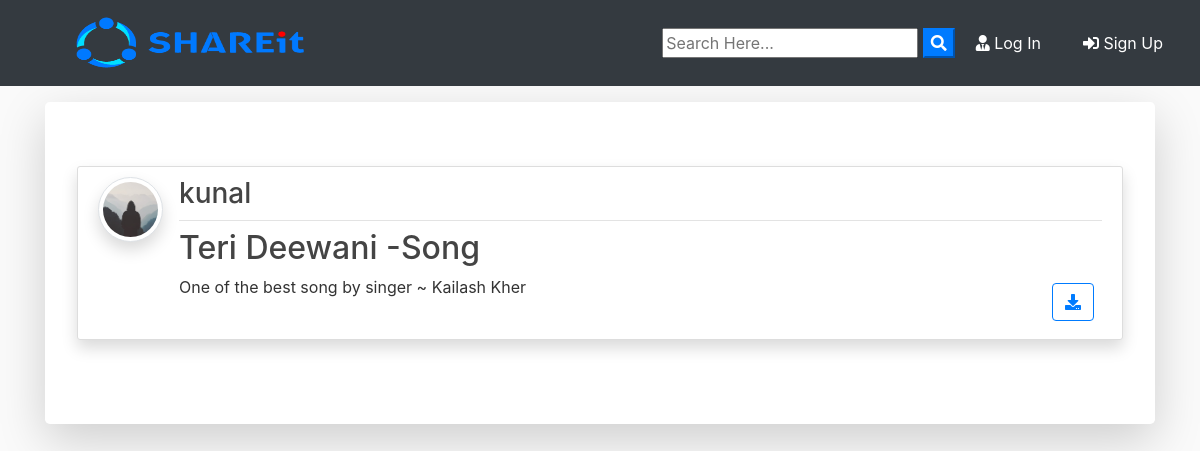
The page / on the database its author committed.
### blog/models.py (models this page shows, shortened)
class Post(models.Model):
	title = models.CharField(max_length=100)
	file = models.FileField(null=True,blank=True,upload_to='Files')
	content = models.TextField()
	date_posted = models.DateTimeField(default=timezone.now)
	author = models.ForeignKey(User, on_delete=models.CASCADE)

### users/models.py (models this page shows, shortened)
class Profile(models.Model):
    user = models.OneToOneField(User, on_delete=models.CASCADE)
    image = models.ImageField(default='default.jpg', upload_to='profile_pics')

### blog/views.py (the view)
# urls.py: path('', PostListView.as_view(), name='blog-home'),
class PostListView(ListView):
    model = Post
    template_name = 'blog/home.html'  # <app>/<model>_<viewtype>.html
    context_object_name = 'posts'
    ordering = ['-date_posted']
    paginate_by = 2

### blog/templates/blog/home.html (shortened to what this page needs)
{% extends "blog/base.html" %}
{% block content %}
    {% for post in posts %}
      <div class="jumbotron mt-3 bg-white shadow-lg">
      <article class="media content-section shadow">
        <a href="{{ post.author.profile.image.url }} " target="_blank"> <img src="{{ post.author.profile.image.url }}  " alt="" class="article-img rounded-circle img-thumbnail img-fluid shadow">
        </a>
        <div class="media-body">
          <div class="article-metadata d-flex justify-content-between">
            <a class="mr-2 " href="{% url 'user-posts' post.author.username  %}"><h3>{{ post.author }}</h3></a>
          </div>
          <h2><a class="article-title text-justify " href="{% url 'post-detail' post.id %}">{{ post.title }}</a></h2>
          <div class="d-flex justify-content-between">
            <p class="article-content text-justify text-truncate overflow-hidden">{{ post.content }}</p>
            {% if post.file %}
          <div class="form-group mt-0 pt-0  m-2">
            <a class="btn btn-outline-primary  btn-d "  href="{{ post.file.url }}"  download type="submit"><i class="fas fa-download"></i></a>
          </div>
          {% endif %}
          </div>
        </div>
      </article>
      </div>
    {% endfor %}
{% endblock content %}

### blog/templates/blog/base.html (shortened to what this page needs)
{% load static %}
<!doctype html>
<html lang="en">
  <head>
    <link rel="stylesheet" href="https://stackpath.bootstrapcdn.com/bootstrap/4.3.1/css/bootstrap.min.css">
    <link rel="stylesheet" href="https://use.fontawesome.com/releases/v5.8.1/css/all.css" >
    <link rel="stylesheet" href="{% static 'blog/main.css' %}">
</head>
  <body>
        <nav class="navbar navbar-expand-lg navbar-dark bg-dark">
                <a class="navbar-brand font-weight-bold ml-5" href="{% url 'blog-home' %}"><img src="{% static 'blog/ShareIt-03.png' %}" alt='shareIT' height="60" width="250"></img></a>
                <div class="collapse navbar-collapse" id="navbarSupportedContent">
                  <form id="searchform" action="{% url 'search' %}" method="get">
                    <input type="text" name="q" type="text" value="{{ request.GET.q }}" placeholder="Search Here..." />
                    <button type="button" onclick="searchform.submit()" class=" text-white my-color btn-primary"><i class="fa fa-search"></i></button>
                </form>
                    {% if user.is_authenticated %}
                    <a href="{% url 'user-posts' user %}" class="btn text-white m-2"><i class="fas fa-user-shield"></i> My Post</a>
                    <a href="{% url 'post-create' %} " class="btn text-white m-2"><i class="fas fa-user-edit"></i> New Post</a>
                    <a href="{% url 'profile' %} " class="btn text-white m-2"><i class="fas fa-user"></i> {{ user.username }}</a>
                    <a href="{% url 'logout' %} " class="btn text-white m-2"><i class="fas fa-sign-out-alt"></i> Log Out</a>
                    {% else %}
                    <a href="{% url 'login' %} " class="btn text-white m-2"><i class="fas fa-user-tie"></i> Log In</a>
                    <a href="{% url 'register' %} " class="btn text-white m-2"> <i class="fas fa-sign-in-alt"></i> Sign Up</a>
                    {% endif %}
                </div>
              </nav>
      <div class="container my-bg">
    {% block content %}
    {% endblock  %}
</div>
  </body>
</html>

### blog/static/blog/main.css (style rules this page uses)
body { background: #fafafa; color: #333333; margin-top: 0; }
h1, h2, h3, h4, h5, h6 { color: #444444; }
.content-section { background: #ffffff; padding: 10px 20px; border: 1px solid #dddddd; border-radius: 3px; margin-bottom: 20px; }
.article-title { color: #444444; }
.article-content { white-space: pre-line; }
.article-img { height: 65px; width: 65px; margin-right: 16px; }
.article-metadata { padding-bottom: 1px; margin-bottom: 4px; border-bottom: 1px solid #e3e3e3 }

### rows shown on the page
Post: author.profile.image (placeholder picture), author "kunal", title "Teri Deewani -Song", content "One of the best song by singer ~ Kailash Kher"
